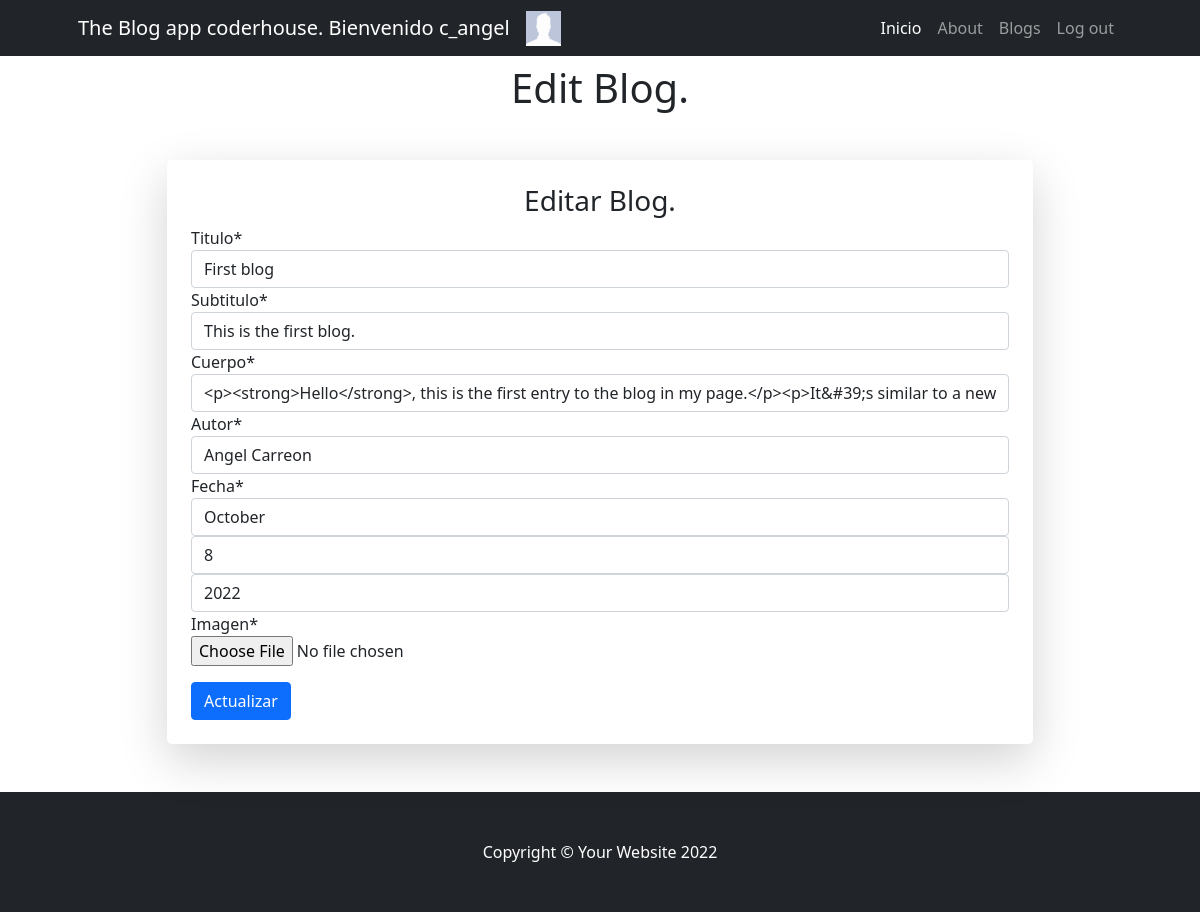
The page /the_blog/edit_page/1 (signed in) on the database as committed earlier.
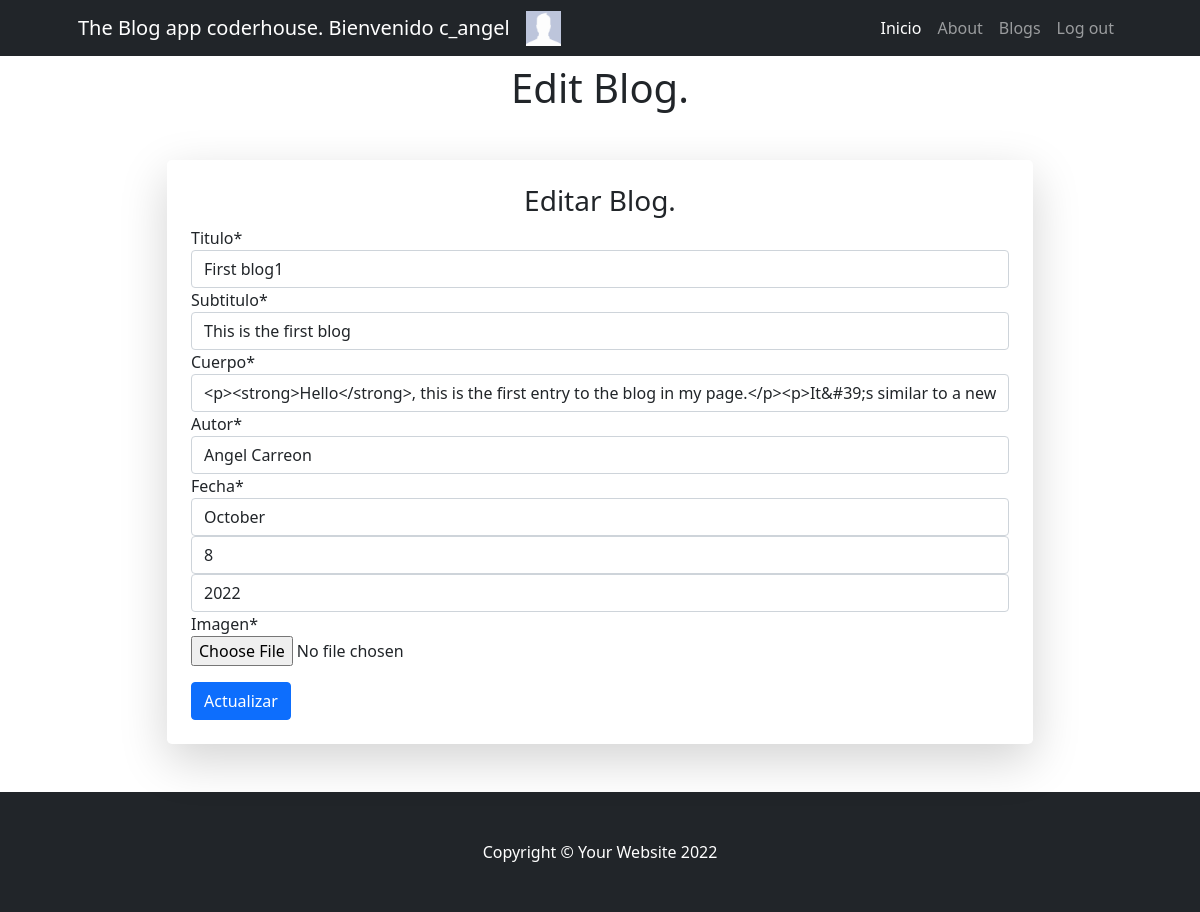
The same page on the database as committed later.
### the_blog/models.py (models this page shows)
class Page(Model):
    titulo = models.CharField(max_length = 50)
    subtitulo = models.CharField(max_length = 50)
    cuerpo =  RichTextField()
    autor = models.CharField(max_length = 50)
    fecha = models.DateField()
    imagen = models.ImageField()

### the_blog/views.py (the view)
# urls.py: path('edit_page/<id>',      edit_page,      name='edit_page'),
@login_required
def edit_page(request, id):
    current_page = Page.objects.get(id=id)
    print('*****')
    print(current_page)
    print(request.method)
    if request.method == 'POST':
        print('dentro del if')
        form_page = PageForm(request.POST)
        print(f'*****{form_page.is_valid()}*****')
        if form_page.is_valid():
            info = form_page.cleaned_data
            current_page.titulo = info['titulo']
            print(info['titulo'])
            current_page.subtitulo = info['subtitulo']
            print(info['subtitulo'])
            current_page.cuerpo = info['cuerpo']
            print(info['cuerpo'])
            current_page.autor = info['autor']
            print(info['autor'])
            current_page.fecha  = info['fecha']
            print(info['fecha'])
            current_page.imagen = info['imagen']
            current_page.save()
            pages = Page.objects.all()
            return render(request, 'the_blog/pages.html', {'pages': pages})
    else:
        form_page = PageForm(initial={
            'titulo': current_page.titulo,
            'subtitulo': current_page.subtitulo,
            'cuerpo': current_page.cuerpo,
            'autor': current_page.autor,
            'fecha': current_page.fecha,
            'imagen': current_page.imagen.url
        })
        return render(request, 'the_blog/edit_page.html', {'formulario': form_page, 'page': current_page, 'avatar': get_avatar(request)})

### the_blog/forms.py
class PageForm(forms.Form):
    titulo =    forms.CharField(max_length = 50)
    subtitulo = forms.CharField(max_length = 50)
    cuerpo =    forms.CharField(widget = CKEditorWidget())
    autor =     forms.CharField(max_length = 50)
    fecha =     forms.DateField(widget=SelectDateWidget())
    imagen =    forms.ImageField(label="Imagen")

### the_blog/views.py (called while the page is built)
def get_avatar(request):
    avatar_list = Avatar.objects.filter(user=request.user)
    print(avatar_list)
    if len(avatar_list) > 0:
        avatar_image = avatar_list[0].imagen.url
    else:
        avatar_image = '/media/avatares/default_avatar/default.png'
    print(avatar_image)
    return avatar_image

### the_blog/templates/the_blog/edit_page.html (shortened to what this page needs)
{% extends 'the_blog/padre.html' %}
{% load crispy_forms_tags  %}
{% load static %}
{% block titulo %}
<h1 class="mb-5">Edit Blog.</h1>
{% endblock %}
{% block custom_content %}
<div class="container px-5 my-5">
    <div class="row justify-content-center align-self-center">
        <div class="col-lg-10">
            <div class="card border-0 rounded-3 shadow-lg">
                <div class="card-body p-4">
                    <div class="text-center">
                        <div class="h3 fw-light">Editar Blog.</div>
                    </div>
                    <form action="{% url 'edit_page' page.id %}" method="POST" enctype="multipart/form-data"> {% csrf_token %}
                        <table class="table">
                            {{ formulario |crispy }}
                        </table>
                        <div>
                            <input class="btn btn-primary" type="submit" value="Actualizar">
                        </div>
                    </form>
                </div>
            </div>
        </div>
    </div>
</div>
{% endblock %}

Rows that differ between the two databases and show on the page:
changed Page "Angel Carreon": titulo "First blog" → "First blog1"; subtitulo "This is the first blog." → "This is the first blog"
